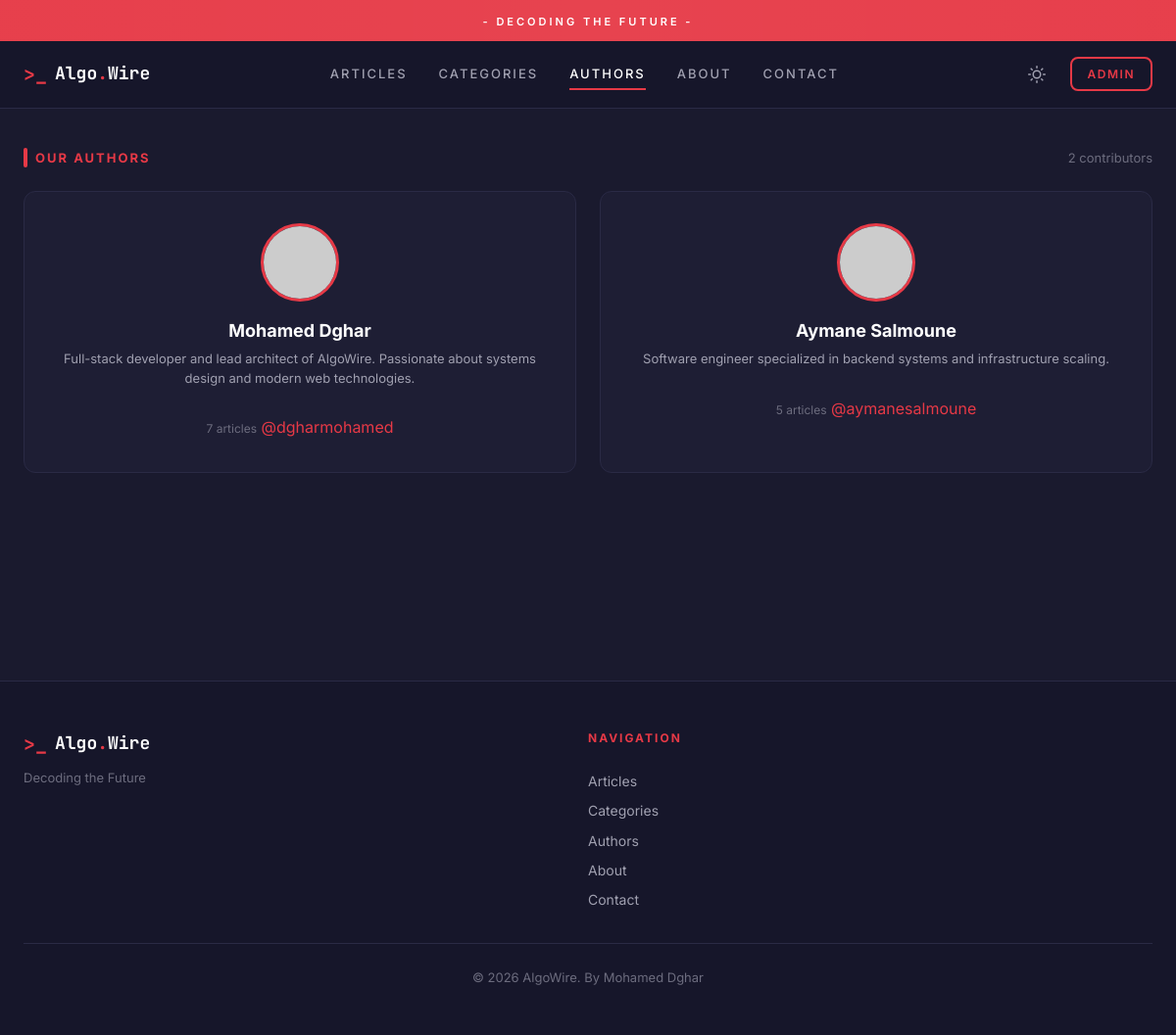
The page /authors.php on the database its author committed.
### tables this page shows
CREATE TABLE authors (
    id INT AUTO_INCREMENT PRIMARY KEY,
    name VARCHAR(100) NOT NULL,
    email VARCHAR(255) UNIQUE,
    avatar VARCHAR(500) DEFAULT NULL,
    bio TEXT,
    github VARCHAR(255) DEFAULT NULL,
    twitter VARCHAR(255) DEFAULT NULL,
    created_at TIMESTAMP DEFAULT CURRENT_TIMESTAMP
);

### authors.php (the view, shortened to what this page needs)
<?php
require 'db.php';
$activePage = 'authors';
$authors = $pdo->query("
    SELECT au.*, COUNT(a.id) total_articles
    FROM authors au
    LEFT JOIN articles a ON a.author_id = au.id AND a.status = 'published'
    GROUP BY au.id
    ORDER BY total_articles DESC, au.name
")->fetchAll();
require 'partials/header.php';
?>
<link rel="stylesheet" href="css/authors.css">
<main class="main">
    <div class="container">
        <div class="section-header" style="margin-top: 40px;">
            <h2 class="section-title">Our Authors</h2>
            <span class="section-count"><?= count($authors) ?> contributors</span>
        </div>
        <div class="authors-grid" style="grid-template-columns: repeat(2, 1fr);">
            <?php foreach ($authors as $author): ?>
            <div class="author-card fade-in">
                <img src="<?= htmlspecialchars($author['avatar']) ?>" alt="<?= htmlspecialchars($author['name']) ?>" class="author-card__avatar">
                <h3 class="author-card__name"><?= htmlspecialchars($author['name']) ?></h3>
                <p class="author-card__bio"><?= htmlspecialchars($author['bio']) ?></p>
                <span class="author-card__stats"><?= (int)$author['total_articles'] ?> articles</span>
                <?php if (!empty($author['github'])): ?>
                <a href="https://github.com/<?= urlencode($author['github']) ?>" target="_blank" class="meta__item" style="margin-top: 12px; display: inline-flex; color: var(--accent);">@<?= htmlspecialchars($author['github']) ?></a>
                <?php endif; ?>
            </div>
            <?php endforeach; ?>
        </div>
    </div>
</main>
<?php require 'partials/footer.php'; ?>

### partials/header.php (shortened to what this page needs)
<!DOCTYPE html>
<html lang="en" data-theme="dark">
<head>
    <link rel="stylesheet" href="css/base.css">
    <link rel="stylesheet" href="css/navbar.css">
    <link rel="stylesheet" href="css/components.css">
</head>
<body>
    <div class="announcement-banner" id="announcementBanner">
        <div class="container"><span>- Decoding the Future -</span></div>
    </div>
    <header class="navbar" id="navbar">
        <div class="container navbar__inner">
            <a href="index.php" class="navbar__logo">
                <span class="navbar__logo-icon">&gt;_</span>
                <span class="navbar__logo-text">Algo<span class="navbar__logo-dot">.</span>Wire</span>
            </a>
            <nav class="navbar__nav" id="navMenu">
                <a href="index.php" class="navbar__link <?= $activePage === 'index' ? 'active' : '' ?>">Articles</a>
                <a href="category.php" class="navbar__link <?= $activePage === 'category' ? 'active' : '' ?>">Categories</a>
                <a href="authors.php" class="navbar__link <?= $activePage === 'authors' ? 'active' : '' ?>">Authors</a>
                <a href="about.php" class="navbar__link <?= $activePage === 'about' ? 'active' : '' ?>">About</a>
                <a href="contact.php" class="navbar__link <?= $activePage === 'contact' ? 'active' : '' ?>">Contact</a>
            </nav>
            <div class="navbar__actions">
                <button class="navbar__icon-btn" id="themeToggle" aria-label="Toggle theme">
                </button>
                <a href="admin/login.php" class="navbar__admin-btn">Admin</a>
            </div>
        </div>
    </header>

### partials/footer.php (shortened to what this page needs)
    <footer class="footer">
        <link rel="stylesheet" href="css/footer.css">
        <div class="container">
            <div class="footer__inner">
                <div class="footer__brand">
                    <a href="index.php" class="navbar__logo">
                        <span class="navbar__logo-icon">&gt;_</span>
                        <span class="navbar__logo-text">Algo<span class="navbar__logo-dot">.</span>Wire</span>
                    </a>
                    <p class="footer__tagline">Decoding the Future</p>
                </div>
                <div class="footer__links">
                    <h4 class="footer__heading">Navigation</h4>
                    <a href="index.php">Articles</a>
                    <a href="category.php">Categories</a>
                    <a href="authors.php">Authors</a>
                    <a href="about.php">About</a>
                    <a href="contact.php">Contact</a>
                </div>
            </div>
            <div class="footer__bottom">
                <p>&copy; 2026 AlgoWire. By Mohamed Dghar</p>
            </div>
        </div>
    </footer>
</body>
</html>

### css/base.css (style rules this page uses)
:root { --bg-primary: #1a1a2e; --bg-secondary: #16162a; --bg-card: #1e1e34; --bg-card-hover: #252542; --bg-input: #12122a; --accent: #e63946; --accent-hover: #d32f3f; --accent-glow: rgba(230, 57, 70, 0.15); --text-primary: #ffffff; --text-secondary: #a0a0b0; --text-muted: #6c6c7e; --border: #2a2a45; --border-light: #333355; --shadow: rgba(0, 0, 0, 0.3); --overlay: rgba(26, 26, 46, 0.85); --font-primary: 'Inter', -apple-system, BlinkMacSystemFont, 'Segoe UI', sans-serif; --font-mono: 'JetBrains Mono', 'Fira Code', monospace; --space-xs: 4px; --space-sm: 8px; --space-md: 16px; --space-lg: 24px; --space-xl: 32px; --space-2xl: 48px; --space-3xl: 64px; --max-width: 1200px; --sidebar-width: 340px; --gap: 24px; --radius: 8px; --radius-sm: 4px; --radius-lg: 12px; --transition: 0.3s cubic-bezier(0.4, 0, 0.2, 1); --transition-fast: 0.15s ease; }
*, *::before, *::after { margin: 0; padding: 0; box-sizing: border-box; }
html { scroll-behavior: smooth; -webkit-font-smoothing: antialiased; -moz-osx-font-smoothing: grayscale; }
body { font-family: var(--font-primary); background-color: var(--bg-primary); color: var(--text-primary); line-height: 1.6; min-height: 100vh; transition: background-color var(--transition), color var(--transition); }
a { color: inherit; text-decoration: none; transition: color var(--transition-fast); }
img { max-width: 100%; height: auto; display: block; }
button { border: none; background: none; cursor: pointer; font-family: inherit; color: inherit; }
.container { max-width: var(--max-width); margin: 0 auto; padding: 0 var(--space-lg); }
.main { min-height: 60vh; padding-bottom: var(--space-3xl); }
.fade-in { animation: fadeInUp 0.5s ease forwards; }
.fade-in:nth-child(1) { animation-delay: 0.05s; }
.fade-in:nth-child(2) { animation-delay: 0.1s; }

### css/navbar.css (style rules this page uses)
.announcement-banner { background: var(--accent); padding: var(--space-sm) 0; text-align: center; position: relative; overflow: hidden; }
.announcement-banner::before { content: ''; position: absolute; top: 0; left: -100%; width: 300%; height: 100%; background: linear-gradient(90deg, transparent, rgba(255,255,255,0.05), transparent); animation: bannerShine 8s linear infinite; }
.announcement-banner span { font-size: 11px; font-weight: 600; letter-spacing: 3px; text-transform: uppercase; color: #fff; position: relative; z-index: 1; }
.navbar { background: var(--bg-secondary); border-bottom: 1px solid var(--border); padding: var(--space-md) 0; position: sticky; top: 0; z-index: 1000; backdrop-filter: blur(12px); -webkit-backdrop-filter: blur(12px); }
.navbar__inner { display: flex; align-items: center; justify-content: space-between; gap: var(--space-lg); }
.navbar__logo { display: flex; align-items: center; gap: var(--space-sm); font-family: var(--font-mono); font-size: 18px; font-weight: 700; white-space: nowrap; transition: transform var(--transition-fast); }
.navbar__logo-icon { color: var(--accent); font-size: 20px; }
.navbar__logo-dot { color: var(--accent); }
.navbar__nav { display: flex; align-items: center; gap: var(--space-xl); }
.navbar__link { font-size: 13px; font-weight: 500; letter-spacing: 2px; text-transform: uppercase; color: var(--text-secondary); position: relative; padding: var(--space-xs) 0; }
.navbar__link::after { content: ''; position: absolute; bottom: -2px; left: 0; width: 0; height: 2px; background: var(--accent); transition: width var(--transition); }
.navbar__link:hover, .navbar__link.active { color: var(--text-primary); }
.navbar__link:hover::after, .navbar__link.active::after { width: 100%; }
.navbar__actions { display: flex; align-items: center; gap: var(--space-md); }
.navbar__icon-btn { width: 36px; height: 36px; display: flex; align-items: center; justify-content: center; border-radius: var(--radius); color: var(--text-secondary); transition: all var(--transition-fast); }
.navbar__admin-btn { font-size: 12px; font-weight: 600; letter-spacing: 1.5px; text-transform: uppercase; padding: 6px 16px; border: 2px solid var(--accent); border-radius: var(--radius); color: var(--accent); transition: all var(--transition-fast); }

### rows shown on the page
authors: name "Mohamed Dghar", bio "Full-stack developer and lead architect of AlgoWire. Passionate about systems design and modern web technologies.", total_articles "7", github "dgharmohamed"
authors: name "Aymane Salmoune", bio "Software engineer specialized in backend systems and infrastructure scaling.", total_articles "5", github "aymanesalmoune"

### other values the page prints
count($authors) "2"
